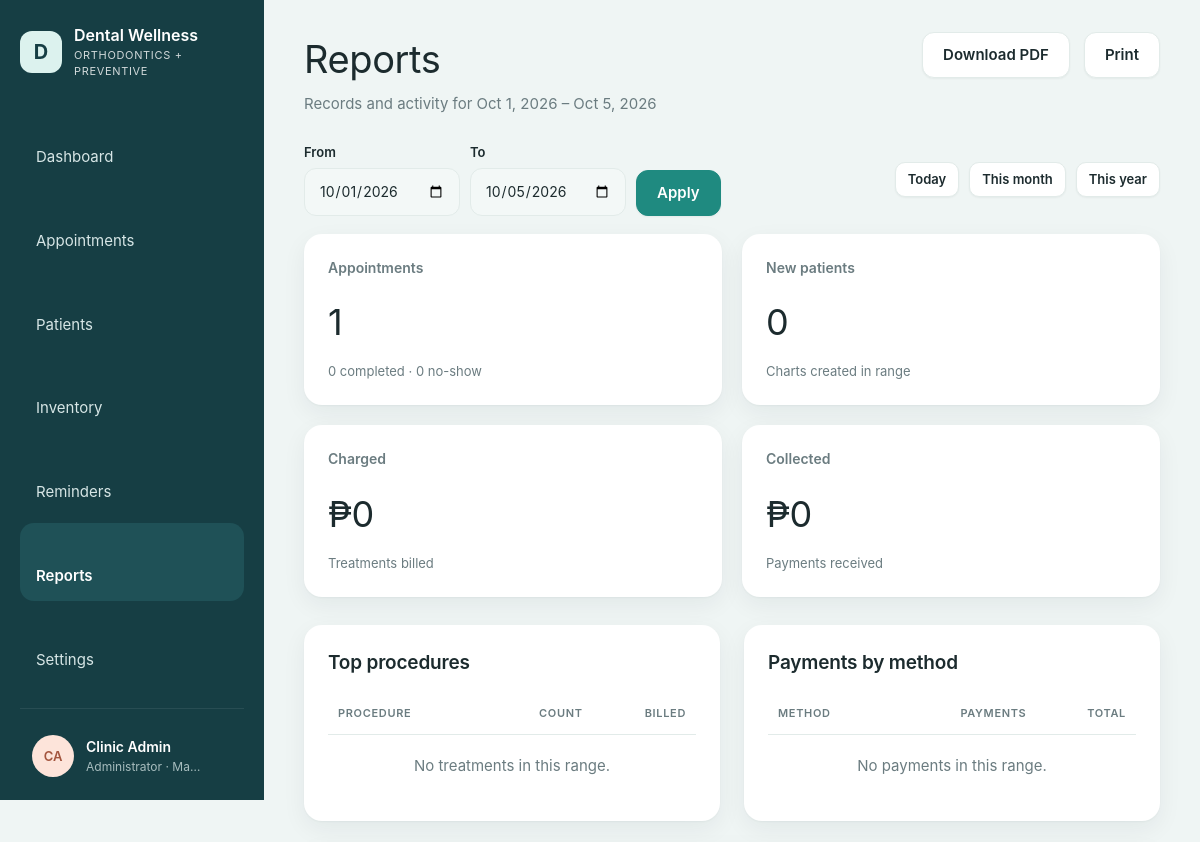
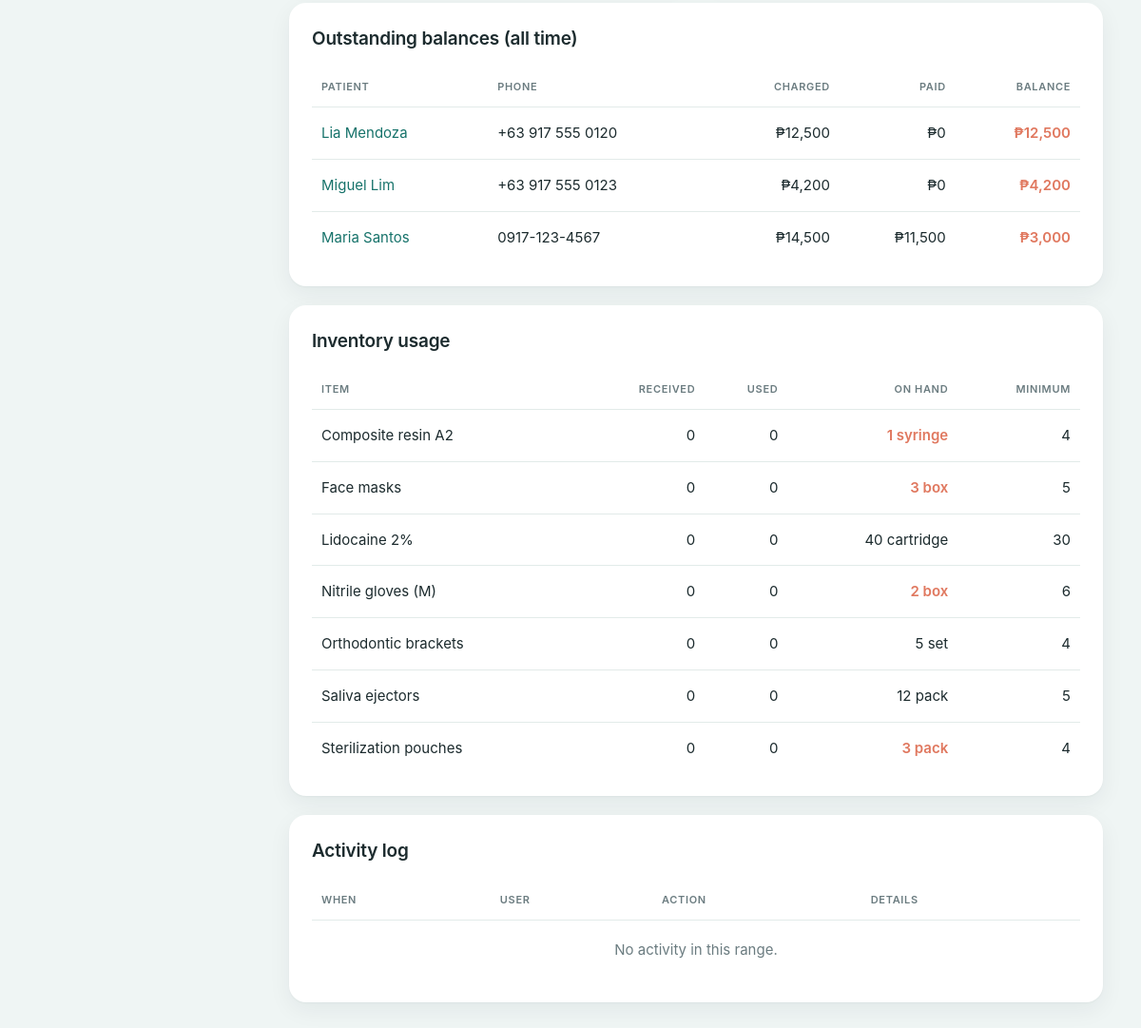
The page /reports/index.php (signed in) on the database its author committed (2 pictures, top to bottom).
### tables this page shows
CREATE TABLE IF NOT EXISTS users (
    id            INT UNSIGNED AUTO_INCREMENT PRIMARY KEY,
    name          VARCHAR(120) NOT NULL,
    username      VARCHAR(60)  NOT NULL UNIQUE,
    password_hash VARCHAR(255) NOT NULL,
    role          ENUM('admin','dentist','staff') NOT NULL DEFAULT 'staff',
    is_active     TINYINT(1) NOT NULL DEFAULT 1,
    last_login_at DATETIME NULL,
    created_at    DATETIME NOT NULL DEFAULT CURRENT_TIMESTAMP
);

CREATE TABLE IF NOT EXISTS patients (
    id                     INT UNSIGNED AUTO_INCREMENT PRIMARY KEY,
    record_no              VARCHAR(20) NULL UNIQUE,
    full_name              VARCHAR(150) NOT NULL,
    birth_date             DATE NULL,
    sex                    ENUM('female','male') NULL,
    phone                  VARCHAR(30) NULL,
    email                  VARCHAR(150) NULL,
    address                VARCHAR(255) NULL,
    care_type              ENUM('New patient','Preventive','Orthodontic','Restorative','Recall') NOT NULL DEFAULT 'New patient',
    emergency_name         VARCHAR(150) NULL,
    emergency_relationship VARCHAR(60) NULL,
    emergency_phone        VARCHAR(30) NULL,
    allergies              TEXT NULL,
    conditions             TEXT NULL,
    medications            TEXT NULL,
    dental_history         TEXT NULL,
    notes                  TEXT NULL,
    consent_signed         TINYINT(1) NOT NULL DEFAULT 0,
    consent_date           DATE NULL,
    status                 ENUM('draft','incomplete','active','archived') NOT NULL DEFAULT 'incomplete',
    created_by             INT UNSIGNED NULL,
    created_at             DATETIME NOT NULL DEFAULT CURRENT_TIMESTAMP,
    updated_at             DATETIME NOT NULL DEFAULT CURRENT_TIMESTAMP ON UPDATE CURRENT_TIMESTAMP,
    INDEX idx_patients_name (full_name),
    INDEX idx_patients_phone (phone),
    FOREIGN KEY (created_by) REFERENCES users(id) ON DELETE SET NULL
);

### reports/index.php (the view, shortened to what the rows shown need)
<?php
require_login();
$from = valid_date(input('from')) ? input('from') : date('Y-m-01');
$to = valid_date(input('to')) ? input('to') : date('Y-m-d');
$outstanding = q_all('SELECT p.id, p.full_name, p.phone, b.charged, b.paid, b.balance FROM patients p JOIN ' . BALANCES . " b ON b.patient_id = p.id
    WHERE b.balance > 0 AND p.status <> 'archived' ORDER BY b.balance DESC");
$subtitle = 'Records and activity for ' . fmt_date($from) . ' – ' . fmt_date($to);
$query = http_build_query(['from' => $from, 'to' => $to, 'format' => 'pdf']);
layout_start('Reports', 'reports', [
    'subtitle' => $subtitle,
    'action'   => '<a class="btn" href="' . url('reports/') . '?' . e($query) . '">Download PDF</a>'
        . '<button class="btn" onclick="window.print()">Print</button>',
]);
?>
<div class="layout-half" style="margin-bottom:24px">
  <section class="card">
    <h2>Top procedures</h2>
    <table><thead><tr><th>Procedure</th><th class="num">Count</th><th class="num">Billed</th></tr></thead></table>
  </section>
  <section class="card">
    <h2>Payments by method</h2>
    <table><thead><tr><th>Method</th><th class="num">Payments</th><th class="num">Total</th></tr></thead></table>
  </section>
</div>
<div class="stack">
  <section class="card">
    <h2>Outstanding balances (all time)</h2>
    <div class="table-wrap"><table class="table-cards"><thead><tr><th>Patient</th><th>Phone</th><th class="num">Charged</th><th class="num">Paid</th><th class="num">Balance</th></tr></thead><tbody>
      <?php foreach ($outstanding as $o): ?>
        <tr><td><a href="<?= url('patients/view.php') ?>?id=<?= $o['id'] ?>&amp;tab=billing"><?= e($o['full_name']) ?></a></td><td data-label="Phone"><?= e($o['phone'] ?: '—') ?></td>
          <td class="num" data-label="Charged"><?= money($o['charged']) ?></td><td class="num" data-label="Paid"><?= money($o['paid']) ?></td><td class="num amount-due" data-label="Balance"><?= money($o['balance']) ?></td></tr>
      <?php endforeach; ?>
    </tbody></table></div>
  </section>
  <section class="card">
    <h2>Inventory usage</h2>
    <div class="table-wrap"><table class="table-cards"><thead><tr><th>Item</th><th class="num">Received</th><th class="num">Used</th><th class="num">On hand</th><th class="num">Minimum</th></tr></thead></table></div>
  </section>
  <section class="card">
    <h2>Activity log</h2>
    <div class="table-wrap"><table class="table-cards"><thead><tr><th>When</th><th>User</th><th>Action</th><th>Details</th></tr></thead></table></div>
  </section>
</div>
<?php layout_end();

### includes/layout.php (shortened to what the rows shown need)
<?php
function icon(string $name): string
{
    $paths = [
        'dashboard'    => '<rect x="3" y="3" width="7" height="7" rx="1.5"/><rect x="14" y="3" width="7" height="7" rx="1.5"/><rect x="3" y="14" width="7" height="7" rx="1.5"/><rect x="14" y="14" width="7" height="7" rx="1.5"/>',
        'appointments' => '<rect x="3" y="5" width="18" height="16" rx="2"/><path d="M3 10h18M8 3v4M16 3v4"/>',
        'patients'     => '<circle cx="12" cy="8" r="4"/><path d="M4 21c0-4 4-6 8-6s8 2 8 6"/>',
        'inventory'    => '<ellipse cx="12" cy="6" rx="8" ry="3"/><path d="M4 6v6c0 1.7 3.6 3 8 3s8-1.3 8-3V6M4 12v6c0 1.7 3.6 3 8 3s8-1.3 8-3v-6"/>',
        'reminders'    => '<circle cx="12" cy="13" r="7"/><path d="M12 10v3l2 2M5 4 3 6M19 4l2 2"/>',
        'reports'      => '<path d="M6 3h9l4 4v14H6z"/><path d="M9 12h7M9 16h7M9 8h3"/>',
        'settings'     => '<circle cx="12" cy="12" r="3"/><path d="M12 2v3M12 19v3M4.2 4.2l2.1 2.1M17.7 17.7l2.1 2.1M2 12h3M19 12h3M4.2 19.8l2.1-2.1M17.7 6.3l2.1-2.1"/>',
        'logout'       => '<path d="M15 4h4v16h-4M10 8l-4 4 4 4M6 12h10"/>',
        'theme'        => '<path d="M20 14.5A8 8 0 1 1 9.5 4a6.5 6.5 0 0 0 10.5 10.5z"/>',
        'key'          => '<circle cx="8" cy="15" r="4"/><path d="M11 12l9-9M17 6l3 3M15 8l2 2"/>',
        'menu'         => '<path d="M4 6h16M4 12h16M4 18h16"/>',
        'chevron'      => '<path d="M9 6l6 6-6 6"/>',
    ];
    return '<svg class="icon" viewBox="0 0 24 24" fill="none" stroke="currentColor" stroke-width="1.6" stroke-linecap="round" stroke-linejoin="round" aria-hidden="true">'
        . ($paths[$name] ?? '') . '</svg>';
}
function theme_head(): string
{
    return "<script>(function(){var p;try{p=localStorage.getItem('welldent-theme')}catch(e){}"
        . "var d=p==='dark'||(p!=='light'&&window.matchMedia('(prefers-color-scheme: dark)').matches);"
        . "document.documentElement.setAttribute('data-theme',d?'dark':'light');"
        . "try{if(localStorage.getItem('welldent-sidebar')==='collapsed')document.documentElement.setAttribute('data-sidebar','collapsed')}catch(e){}})()</script>\n"
        . '<link rel="stylesheet" href="' . url('assets/css/app.css?v=9') . '">';
}
function layout_start(string $title, string $active, array $opts = []): void
{
    $user = current_user();
    ?>
<!doctype html>
<html lang="en">
<head>
<?= theme_head() ?>
</head>
<body>
<div class="shell">
  <aside class="sidebar">
      <button type="button" class="side-toggle" data-sidebar-toggle aria-label="Collapse sidebar" title="Collapse sidebar"><?= icon('menu') ?></button>
    <details class="side-account">
      <summary title="<?= e($user['name']) ?>">
        <span class="avatar avatar-0"><?= e(initials($user['name'])) ?></span>
        <span class="lbl"><strong><?= e($user['name']) ?></strong><small><?= e(ROLE_LABELS[$user['role']]) ?> · <?= e(config('clinic.city')) ?></small></span>
        <span class="chev"><?= icon('chevron') ?></span>
      </summary>
    </details>
  </aside>
  <main class="main">
    <header class="page-head">
      <div>
        <h1><?= e($title) ?></h1>
      </div>
    </header>
<?php
}
function layout_end(): void
{
    ?>
  </main>
</div>
</body>
</html>
<?php
}

### rows shown on the page
users: name "CA", name "Clinic Admin", role "Administrator"
patients: full_name "Lia Mendoza", phone "+63 917 555 0120", charged "₱12,500", paid "₱0", balance "₱12,500"
patients: full_name "Miguel Lim", phone "+63 917 555 0123", charged "₱4,200", paid "₱0", balance "₱4,200"
patients: full_name "Maria Santos", phone "0917-123-4567", charged "₱14,500", paid "₱11,500", balance "₱3,000"

### other values the page prints
config('clinic.name') "Dental Wellness"
config('clinic.tagline') "ORTHODONTICS + PREVENTIVE"
$label "Dashboard"
$label "Appointments"
$label "Patients"
$label "Inventory"
$label "Reminders"
$label "Reports"
$label "Settings"
config('clinic.city') "Ma…"
$title "Reports"
$opts['subtitle'] "Records and activity for Oct 1, 2026 – Oct 5, 2026"
$opts['action'] "Download PDF Print"
$totalAppts "1"
$apptStatus['completed'] "0"
